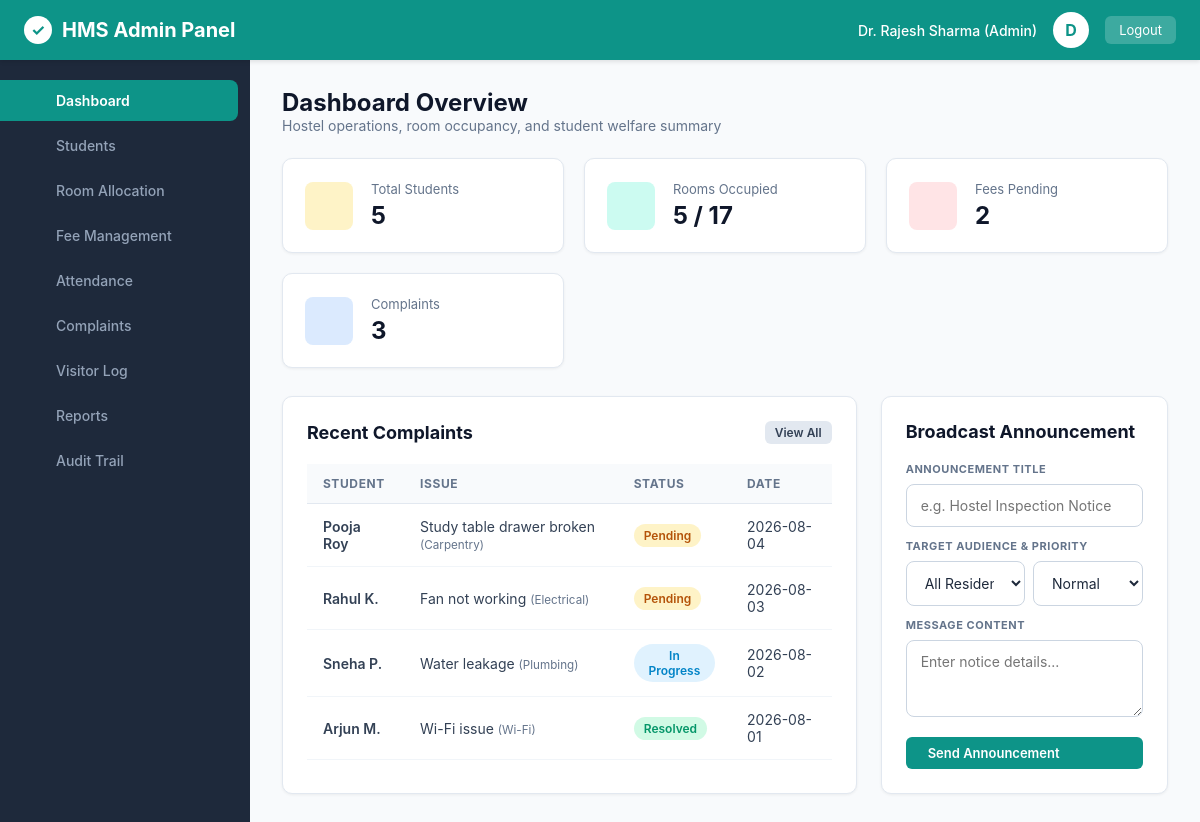
The page /admin/dashboard (signed in) on the database its author committed.
### tables this page shows
CREATE TABLE users (
        id INTEGER PRIMARY KEY AUTOINCREMENT,
        username TEXT UNIQUE NOT NULL,
        password_hash TEXT NOT NULL,
        role TEXT NOT NULL CHECK(role IN ('admin', 'warden', 'student', 'staff')),
        full_name TEXT NOT NULL,
        email TEXT UNIQUE NOT NULL,
        phone TEXT,
        created_at TIMESTAMP DEFAULT CURRENT_TIMESTAMP
    );

CREATE TABLE complaints (
        id INTEGER PRIMARY KEY AUTOINCREMENT,
        student_id INTEGER NOT NULL,
        title TEXT NOT NULL,
        category TEXT NOT NULL CHECK(category IN ('Electrical', 'Plumbing', 'Wi-Fi', 'Carpentry', 'Cleanliness', 'Other')),
        description TEXT NOT NULL,
        status TEXT NOT NULL DEFAULT 'Pending' CHECK(status IN ('Pending', 'In Progress', 'Resolved')),
        priority TEXT NOT NULL DEFAULT 'Medium' CHECK(priority IN ('Low', 'Medium', 'High')),
        created_at TIMESTAMP DEFAULT CURRENT_TIMESTAMP,
        updated_at TIMESTAMP DEFAULT CURRENT_TIMESTAMP,
        resolution_remarks TEXT,
        FOREIGN KEY (student_id) REFERENCES students(id) ON DELETE CASCADE
    );

### app/main.py (the view)
@app.get("/admin/dashboard", response_class=HTMLResponse)
def admin_dashboard(request: Request):
    user = get_current_user(request)
    if not user or user["role"] != "admin":
        return RedirectResponse(url="/login", status_code=302)
    conn = get_db()
    cursor = conn.cursor()
    cursor.execute("SELECT COUNT(*) FROM students;")
    total_students = cursor.fetchone()[0]
    cursor.execute("SELECT SUM(occupied_count), SUM(capacity) FROM rooms;")
    occ_row = cursor.fetchone()
    rooms_occupied = occ_row[0] or 0
    total_capacity = occ_row[1] or 0
    cursor.execute("SELECT COUNT(*) FROM fees WHERE status = 'Pending';")
    fees_pending = cursor.fetchone()[0]
    cursor.execute("SELECT COUNT(*) FROM complaints WHERE status != 'Resolved';")
    total_complaints = cursor.fetchone()[0]
    cursor.execute("""
        SELECT c.id, u.full_name as student_name, c.title as issue, c.category, c.status, c.created_at
        FROM complaints c
        JOIN students s ON c.student_id = s.id
        JOIN users u ON s.user_id = u.id
        ORDER BY c.created_at DESC LIMIT 5;
    """)
    recent_complaints = cursor.fetchall()
    cursor.execute("SELECT * FROM announcements ORDER BY created_at DESC LIMIT 3;")
    announcements = cursor.fetchall()
    conn.close()
    return templates.TemplateResponse(request=request, name="admin_dashboard.html", context={
        "user": user,
        "active_page": "dashboard",
        "total_students": total_students,
        "rooms_occupied": f"{rooms_occupied} / {total_capacity}",
        "fees_pending": fees_pending,
        "complaints_count": total_complaints,
        "recent_complaints": recent_complaints,
        "announcements": announcements
    })

### app/templates/admin_dashboard.html (shortened to what this page needs)
{% extends "base.html" %}
{% block content %}
<div style="margin-bottom: 24px;">
  <h1 style="font-size: 24px; font-weight: 700; color: #0f172a;">Dashboard Overview</h1>
  <p style="font-size: 14px; color: #64748b;">Hostel operations, room occupancy, and student welfare summary</p>
</div>
<div class="metrics-grid">
  <div class="metric-card">
    <div class="metric-icon-box metric-icon-yellow">
    </div>
    <div>
      <div class="metric-label">Total Students</div>
      <div class="metric-value">{{ total_students }}</div>
    </div>
  </div>
  <div class="metric-card">
    <div class="metric-icon-box metric-icon-teal">
    </div>
    <div>
      <div class="metric-label">Rooms Occupied</div>
      <div class="metric-value">{{ rooms_occupied }}</div>
    </div>
  </div>
  <div class="metric-card">
    <div class="metric-icon-box metric-icon-rose">
    </div>
    <div>
      <div class="metric-label">Fees Pending</div>
      <div class="metric-value">{{ fees_pending }}</div>
    </div>
  </div>
  <div class="metric-card">
    <div class="metric-icon-box metric-icon-blue">
    </div>
    <div>
      <div class="metric-label">Complaints</div>
      <div class="metric-value">{{ complaints_count }}</div>
    </div>
  </div>
</div>
<div class="grid-2">
  <div class="content-card">
    <div class="card-header-bar">
      <h2 class="card-title">Recent Complaints</h2>
      <a href="/admin/complaints" class="btn btn-secondary btn-sm">View All</a>
    </div>
    <div class="table-responsive">
      <table class="data-table">
        <thead>
          <tr>
            <th>STUDENT</th>
            <th>ISSUE</th>
            <th>STATUS</th>
            <th>DATE</th>
          </tr>
        </thead>
        <tbody>
          {% for complaint in recent_complaints %}
          <tr>
            <td style="font-weight: 600;">{{ complaint.student_name }}</td>
            <td>{{ complaint.issue }} <small style="color: #64748b;">({{ complaint.category }})</small></td>
            <td>
              {% if complaint.status == 'Pending' %}
                <span class="status-badge badge-pending">Pending</span>
              {% elif complaint.status == 'In Progress' %}
                <span class="status-badge badge-in-progress">In Progress</span>
              {% else %}
                <span class="status-badge badge-resolved">Resolved</span>
              {% endif %}
            </td>
            <td>{{ complaint.created_at[:10] }}</td>
          </tr>
          {% endfor %}
        </tbody>
      </table>
    </div>
  </div>
  <div class="content-card">
    <div class="card-header-bar">
      <h2 class="card-title">Broadcast Announcement</h2>
    </div>
    <form action="/admin/announcements/broadcast" method="POST">
      <div class="form-group" style="margin-bottom: 12px;">
        <label class="form-label" style="font-size: 11px;">Announcement Title</label>
        <input type="text" name="title" class="form-control" placeholder="e.g. Hostel Inspection Notice" required>
      </div>
      <div class="form-group" style="margin-bottom: 12px;">
        <label class="form-label" style="font-size: 11px;">Target Audience & Priority</label>
        <div style="display: flex; gap: 8px;">
          <select name="target_role" class="form-select" style="flex: 1;">
            <option value="all">All Residents</option>
          </select>
          <select name="priority" class="form-select" style="width: 110px;">
            <option value="Normal">Normal</option>
          </select>
        </div>
      </div>
      <div class="form-group" style="margin-bottom: 16px;">
        <label class="form-label" style="font-size: 11px;">Message Content</label>
        <textarea name="content" class="form-control" rows="3" placeholder="Enter notice details..." required></textarea>
      </div>
      <button type="submit" class="btn btn-primary" style="width: 100%;">
         Send Announcement
      </button>
    </form>
  </div>
</div>
{% endblock %}

### app/templates/base.html (shortened to what this page needs)
<!DOCTYPE html>
<html lang="en">
<head>
  <link rel="stylesheet" href="/static/css/style.css">
</head>
<body>
  <header class="app-header">
    <div class="header-brand">
      <span class="header-brand-icon">✓</span>
      <span>HMS Admin Panel</span>
    </div>
    <div class="header-user-menu">
      <span style="font-size: 14px; font-weight: 500;">{{ user.full_name }} ({{ user.role | capitalize }})</span>
      <div class="header-avatar">{{ user.full_name[0] }}</div>
      <a href="/logout" class="btn-logout"> Logout</a>
    </div>
  </header>
  <aside class="app-sidebar">
    <ul class="sidebar-menu">
      <li class="sidebar-item">
        <a href="/admin/dashboard" class="sidebar-link {% if active_page == 'dashboard' %}active{% endif %}">
          <span>Dashboard</span>
        </a>
      </li>
      {% if user.role in ['admin'] %}
      <li class="sidebar-item">
        <a href="/admin/students" class="sidebar-link {% if active_page == 'students' %}active{% endif %}">
          <span>Students</span>
        </a>
      </li>
      <li class="sidebar-item">
        <a href="/admin/rooms" class="sidebar-link {% if active_page == 'rooms' %}active{% endif %}">
          <span>Room Allocation</span>
        </a>
      </li>
      <li class="sidebar-item">
        <a href="/admin/fees" class="sidebar-link {% if active_page == 'fees' %}active{% endif %}">
          <span>Fee Management</span>
        </a>
      </li>
      {% endif %}
      <li class="sidebar-item">
        <a href="/admin/attendance" class="sidebar-link {% if active_page == 'attendance' %}active{% endif %}">
          <span>Attendance</span>
        </a>
      </li>
      <li class="sidebar-item">
        <a href="/admin/complaints" class="sidebar-link {% if active_page == 'complaints' %}active{% endif %}">
          <span>Complaints</span>
        </a>
      </li>
      <li class="sidebar-item">
        <a href="/admin/visitors" class="sidebar-link {% if active_page == 'visitors' %}active{% endif %}">
          <span>Visitor Log</span>
        </a>
      </li>
      {% if user.role in ['admin'] %}
      <li class="sidebar-item">
        <a href="/admin/reports" class="sidebar-link {% if active_page == 'reports' %}active{% endif %}">
          <span>Reports</span>
        </a>
      </li>
      <li class="sidebar-item">
        <a href="/admin/audit-logs" class="sidebar-link {% if active_page == 'audit' %}active{% endif %}">
          <span>Audit Trail</span>
        </a>
      </li>
      {% endif %}
    </ul>
  </aside>
  <main class="main-content">
    {% block content %}{% endblock %}
  </main>
</body>
</html>

### rows shown on the page
users: full_name "Dr. Rajesh Sharma", role "Admin", full_name "D"
complaints: student_name "Pooja Roy", issue "Study table drawer broken", category "Carpentry", status "Pending", created_at "2026-08-04"
complaints: student_name "Rahul K.", issue "Fan not working", category "Electrical", status "Pending", created_at "2026-08-03"
complaints: student_name "Sneha P.", issue "Water leakage", category "Plumbing", status "In Progress", created_at "2026-08-02"
complaints: student_name "Arjun M.", issue "Wi-Fi issue", category "Wi-Fi", status "Resolved", created_at "2026-08-01"

### other values the page prints
{{ total_students }} "5"
{{ rooms_occupied }} "5 / 17"
{{ fees_pending }} "2"
{{ complaints_count }} "3"
